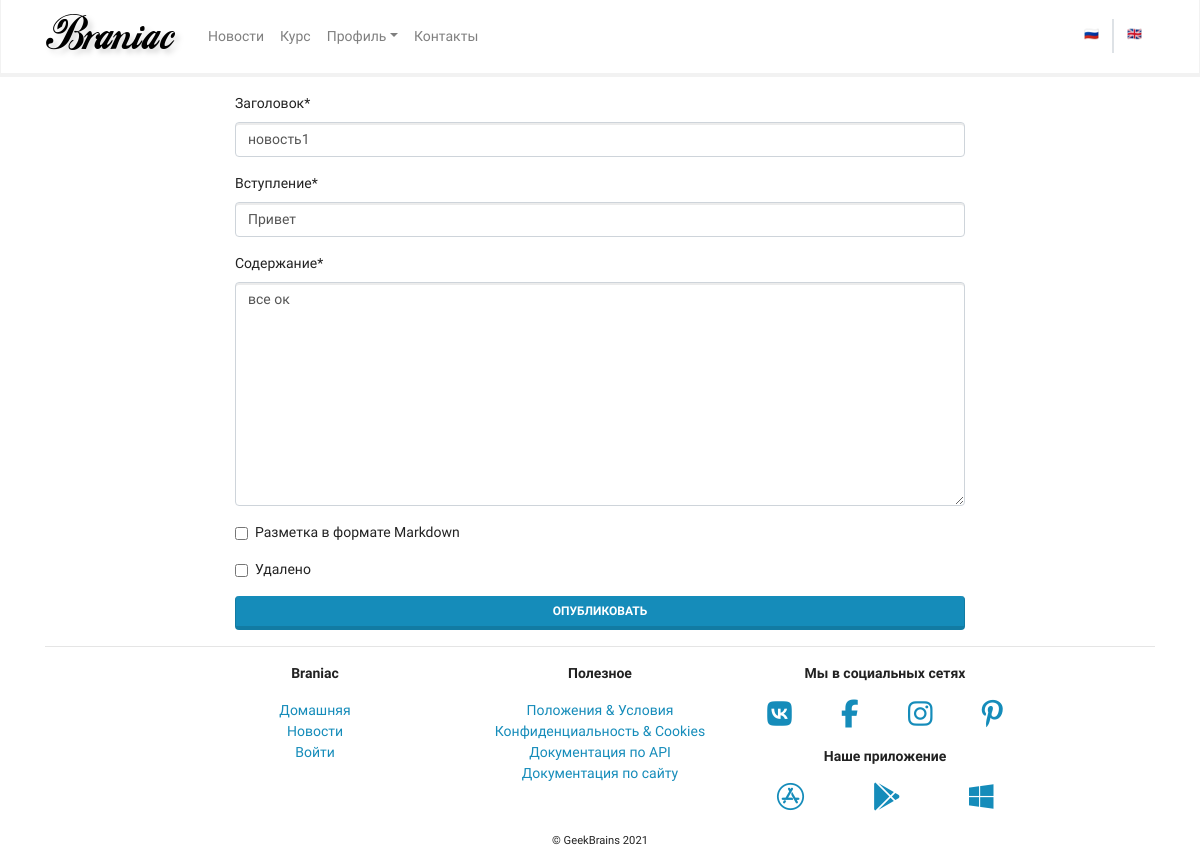
Page /mainapp/news/1/update/ (signed in) on the committed database.
### mainapp/models.py (models this page shows, shortened)
class News(models.Model):
    title = models.CharField(max_length=256, verbose_name='Заголовок')
    preamble = models.CharField(max_length=1024, verbose_name='Вступление')
    body = models.TextField(verbose_name='Содержание')
    body_as_markdown = models.BooleanField(default=False, verbose_name='Разметка в формате Markdown')
    created_at = models.DateTimeField(auto_now_add=True, verbose_name='Создан')
    update_at = models.DateTimeField(auto_now=True, verbose_name='Обновлен')
    deleted = models.BooleanField(default=False, verbose_name='Удалено')
    class Meta:
        verbose_name = _("News")
        verbose_name_plural = _("News")

### mainapp/views.py (the view)
# urls.py: path('news/<int:pk>/update/', views.NewsUpdateView.as_view(), name='news_update'),
class NewsUpdateView(PermissionRequiredMixin, UpdateView):
    model = News
    fields = '__all__'
    success_url = reverse_lazy('mainapp:news')
    permission_required = ('mainapp.change_news',)

### mainapp/context_processor.py (called while the page is built)
def my_context_processor(request):
    return {
        'foo': 'bar'
    }

### mainapp/templates/mainapp/news_form.html (shortened to what this page needs)
{% extends 'mainapp/base.html' %}
{% load crispy_forms_tags %}
{% block content %}
<div class="row justify-content-center pt-3">
    <div class="col-md-12 col-lg-8">
        <form method="post">
            {{ form|crispy }}
            <button type="submit" class="btn btn-primary
btn-block">Опубликовать
            </button>
        </form>
    </div>
</div>
{% endblock content %}

### rows in the picture
News: title "новость1", preamble "Привет", body "все ок"
